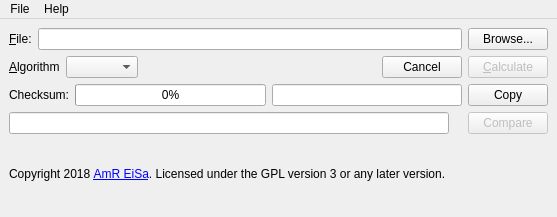
<?xml version="1.0" encoding="UTF-8"?>
<ui version="4.0">
 <class>MainWindow</class>
 <widget class="QMainWindow" name="MainWindow">
  <property name="geometry">
   <rect>
    <x>0</x>
    <y>0</y>
    <width>557</width>
    <height>217</height>
   </rect>
  </property>
  <property name="acceptDrops">
   <bool>true</bool>
  </property>
  <property name="windowTitle">
   <string>Hash Puppy 0.3</string>
  </property>
  <widget class="QWidget" name="centralwidget">
   <layout class="QVBoxLayout" name="verticalLayout">
    <item>
     <layout class="QHBoxLayout" name="horizontalLayout">
      <item>
       <widget class="QLabel" name="label">
        <property name="text">
         <string>&amp;File:</string>
        </property>
        <property name="buddy">
         <cstring>fileEdit</cstring>
        </property>
       </widget>
      </item>
      <item>
       <widget class="QLineEdit" name="fileEdit"/>
      </item>
      <item>
       <widget class="QPushButton" name="browseButton">
        <property name="text">
         <string>Browse...</string>
        </property>
       </widget>
      </item>
     </layout>
    </item>
    <item>
     <layout class="QHBoxLayout" name="horizontalLayout_2">
      <item>
       <widget class="QLabel" name="label_2">
        <property name="text">
         <string>&amp;Algorithm</string>
        </property>
        <property name="buddy">
         <cstring>hashSelector</cstring>
        </property>
       </widget>
      </item>
      <item>
       <widget class="QComboBox" name="hashSelector">
        <property name="currentIndex">
         <number>-1</number>
        </property>
       </widget>
      </item>
      <item>
       <spacer name="horizontalSpacer">
        <property name="orientation">
         <enum>Qt::Horizontal</enum>
        </property>
        <property name="sizeHint" stdset="0">
         <size>
          <width>40</width>
          <height>20</height>
         </size>
        </property>
       </spacer>
      </item>
      <item>
       <widget class="QPushButton" name="cancelButton">
        <property name="enabled">
         <bool>true</bool>
        </property>
        <property name="text">
         <string>Cancel</string>
        </property>
       </widget>
      </item>
      <item>
       <widget class="QPushButton" name="calculateButton">
        <property name="enabled">
         <bool>false</bool>
        </property>
        <property name="text">
         <string>&amp;Calculate</string>
        </property>
       </widget>
      </item>
     </layout>
    </item>
    <item>
     <layout class="QHBoxLayout" name="horizontalLayout_3">
      <item>
       <widget class="QLabel" name="label_3">
        <property name="text">
         <string>Checksum:</string>
        </property>
       </widget>
      </item>
      <item>
       <widget class="QProgressBar" name="progressBar">
        <property name="enabled">
         <bool>true</bool>
        </property>
        <property name="value">
         <number>0</number>
        </property>
        <property name="orientation">
         <enum>Qt::Horizontal</enum>
        </property>
        <property name="invertedAppearance">
         <bool>false</bool>
        </property>
       </widget>
      </item>
      <item>
       <widget class="QLineEdit" name="checksumEdit">
        <property name="enabled">
         <bool>true</bool>
        </property>
        <property name="readOnly">
         <bool>true</bool>
        </property>
       </widget>
      </item>
      <item>
       <widget class="QPushButton" name="copyButton">
        <property name="text">
         <string>Copy</string>
        </property>
       </widget>
      </item>
     </layout>
    </item>
    <item>
     <layout class="QHBoxLayout" name="horizontalLayout_5">
      <item>
       <widget class="QLineEdit" name="textToCompareLineEdit"/>
      </item>
      <item>
       <widget class="QLabel" name="validateLabel">
        <property name="enabled">
         <bool>true</bool>
        </property>
        <property name="text">
         <string/>
        </property>
       </widget>
      </item>
      <item>
       <widget class="QPushButton" name="comparePushButton">
        <property name="enabled">
         <bool>false</bool>
        </property>
        <property name="text">
         <string>Compare</string>
        </property>
       </widget>
      </item>
     </layout>
    </item>
    <item>
     <layout class="QHBoxLayout" name="horizontalLayout_4">
      <item>
       <widget class="QLabel" name="label_4">
        <property name="text">
         <string>&lt;!DOCTYPE HTML PUBLIC &quot;-//W3C//DTD HTML 4.0//EN&quot; &quot;http://www.w3.org/TR/REC-html40/strict.dtd&quot;&gt;
&lt;html&gt;&lt;head&gt;&lt;meta name=&quot;qrichtext&quot; content=&quot;1&quot; /&gt;&lt;style type=&quot;text/css&quot;&gt;
p, li { white-space: pre-wrap; }
&lt;/style&gt;&lt;/head&gt;&lt;body style=&quot; font-family:'MS Shell Dlg 2'; font-size:8pt; font-weight:400; font-style:normal;&quot;&gt;
&lt;p style=&quot; margin-top:0px; margin-bottom:0px; margin-left:0px; margin-right:0px; -qt-block-indent:0; text-indent:0px;&quot;&gt;&lt;span style=&quot; font-family:'Sans Serif'; font-size:9pt;&quot;&gt;Copyright 2018 &lt;/span&gt;&lt;a href=&quot;https://www.facebook.com/Amr.Mohamed.Eisa/&amp;quot;&quot;&gt;&lt;span style=&quot; font-family:'Sans Serif'; font-size:9pt; text-decoration: underline; color:#0000ff;&quot;&gt;AmR EiSa&lt;/span&gt;&lt;/a&gt;&lt;span style=&quot; font-family:'Sans Serif'; font-size:9pt;&quot;&gt;. Licensed under the GPL version 3 or any later version.&lt;/span&gt;&lt;/p&gt;&lt;/body&gt;&lt;/html&gt;</string>
        </property>
       </widget>
      </item>
     </layout>
    </item>
   </layout>
  </widget>
  <widget class="QMenuBar" name="menubar">
   <property name="enabled">
    <bool>true</bool>
   </property>
   <property name="geometry">
    <rect>
     <x>0</x>
     <y>0</y>
     <width>557</width>
     <height>21</height>
    </rect>
   </property>
   <widget class="QMenu" name="menuFile">
    <property name="title">
     <string>File</string>
    </property>
    <addaction name="actionOpen"/>
    <addaction name="actionExit"/>
   </widget>
   <widget class="QMenu" name="menuHelp">
    <property name="title">
     <string>Help</string>
    </property>
    <addaction name="actionAbout"/>
   </widget>
   <addaction name="menuFile"/>
   <addaction name="menuHelp"/>
  </widget>
  <action name="actionOpen">
   <property name="text">
    <string>Open...</string>
   </property>
  </action>
  <action name="actionExit">
   <property name="text">
    <string>Exit</string>
   </property>
  </action>
  <action name="actionAbout">
   <property name="text">
    <string>About</string>
   </property>
  </action>
 </widget>
 <resources/>
 <connections>
  <connection>
   <sender>actionOpen</sender>
   <signal>activated()</signal>
   <receiver>browseButton</receiver>
   <slot>click()</slot>
   <hints>
    <hint type="sourcelabel">
     <x>-1</x>
     <y>-1</y>
    </hint>
    <hint type="destinationlabel">
     <x>546</x>
     <y>70</y>
    </hint>
   </hints>
  </connection>
  <connection>
   <sender>actionExit</sender>
   <signal>activated()</signal>
   <receiver>MainWindow</receiver>
   <slot>close()</slot>
   <hints>
    <hint type="sourcelabel">
     <x>-1</x>
     <y>-1</y>
    </hint>
    <hint type="destinationlabel">
     <x>254</x>
     <y>108</y>
    </hint>
   </hints>
  </connection>
  <connection>
   <sender>calculateButton</sender>
   <signal>clicked()</signal>
   <receiver>cancelButton</receiver>
   <slot>show()</slot>
   <hints>
    <hint type="sourcelabel">
     <x>511</x>
     <y>106</y>
    </hint>
    <hint type="destinationlabel">
     <x>441</x>
     <y>100</y>
    </hint>
   </hints>
  </connection>
  <connection>
   <sender>calculateButton</sender>
   <signal>clicked()</signal>
   <receiver>calculateButton</receiver>
   <slot>hide()</slot>
   <hints>
    <hint type="sourcelabel">
     <x>543</x>
     <y>102</y>
    </hint>
    <hint type="destinationlabel">
     <x>531</x>
     <y>104</y>
    </hint>
   </hints>
  </connection>
  <connection>
   <sender>cancelButton</sender>
   <signal>clicked()</signal>
   <receiver>calculateButton</receiver>
   <slot>show()</slot>
   <hints>
    <hint type="sourcelabel">
     <x>402</x>
     <y>101</y>
    </hint>
    <hint type="destinationlabel">
     <x>504</x>
     <y>100</y>
    </hint>
   </hints>
  </connection>
  <connection>
   <sender>cancelButton</sender>
   <signal>clicked()</signal>
   <receiver>cancelButton</receiver>
   <slot>hide()</slot>
   <hints>
    <hint type="sourcelabel">
     <x>393</x>
     <y>95</y>
    </hint>
    <hint type="destinationlabel">
     <x>402</x>
     <y>107</y>
    </hint>
   </hints>
  </connection>
  <connection>
   <sender>cancelButton</sender>
   <signal>clicked()</signal>
   <receiver>progressBar</receiver>
   <slot>hide()</slot>
   <hints>
    <hint type="sourcelabel">
     <x>450</x>
     <y>113</y>
    </hint>
    <hint type="destinationlabel">
     <x>221</x>
     <y>135</y>
    </hint>
   </hints>
  </connection>
  <connection>
   <sender>cancelButton</sender>
   <signal>clicked()</signal>
   <receiver>checksumEdit</receiver>
   <slot>show()</slot>
   <hints>
    <hint type="sourcelabel">
     <x>457</x>
     <y>114</y>
    </hint>
    <hint type="destinationlabel">
     <x>299</x>
     <y>142</y>
    </hint>
   </hints>
  </connection>
  <connection>
   <sender>calculateButton</sender>
   <signal>clicked()</signal>
   <receiver>checksumEdit</receiver>
   <slot>hide()</slot>
   <hints>
    <hint type="sourcelabel">
     <x>505</x>
     <y>103</y>
    </hint>
    <hint type="destinationlabel">
     <x>434</x>
     <y>140</y>
    </hint>
   </hints>
  </connection>
  <connection>
   <sender>calculateButton</sender>
   <signal>clicked()</signal>
   <receiver>progressBar</receiver>
   <slot>show()</slot>
   <hints>
    <hint type="sourcelabel">
     <x>480</x>
     <y>109</y>
    </hint>
    <hint type="destinationlabel">
     <x>189</x>
     <y>144</y>
    </hint>
   </hints>
  </connection>
 </connections>
</ui>
